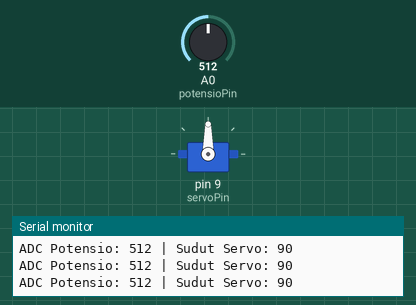
The sketch below on a simulated Arduino Uno, built with avr-gcc and run on an emulated ATmega328P. Shown: servo, the last lines printed to the serial monitor. The test bench sets the inputs (shaded band); at power-on: A0 (potensioPin) = 512.

Above: at 1.2 s.
1.3 s: A0 (potensioPin) set to 558
At 1.9 s:
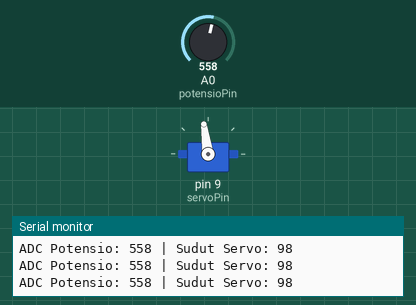
4.3 s: A0 (potensioPin) set to 576
At 5.5 s:
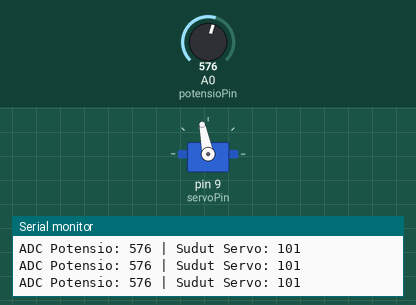
5.8 s: A0 (potensioPin) set to 306
At 6.7 s:
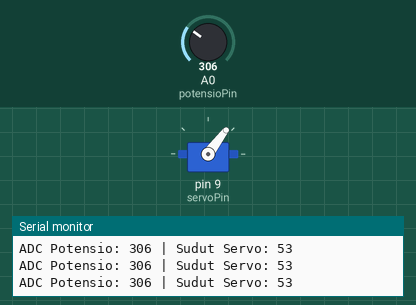
7.3 s: A0 (potensioPin) set to 109
At 7.8 s:
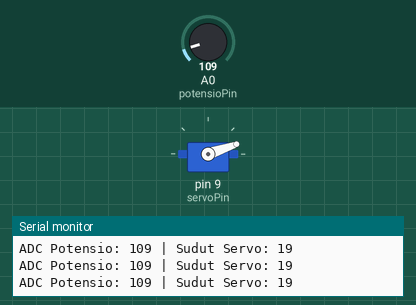
8.8 s: A0 (potensioPin) set to 92
At 10.2 s:
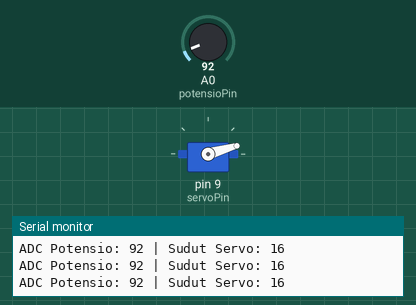
11.8 s: A0 (potensioPin) set to 716
At 12.4 s:
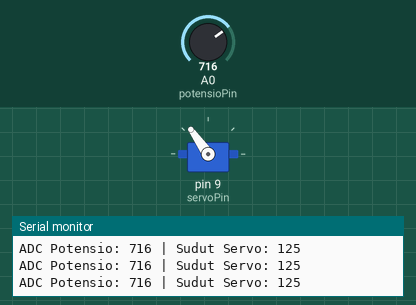
Timing chart, 0 to 14.3 s (numbered marks = the images above; inputs shaded):
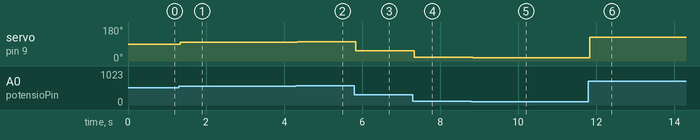

Measured:
- after the input at 1.3 s, servo on pin 9 (servoPin): 90° → 98° at once
- after the input at 4.3 s, servo on pin 9 (servoPin): 98° → 101° at once
- after the input at 5.8 s, servo on pin 9 (servoPin): 101° → 53° at once
- after the input at 7.3 s, servo on pin 9 (servoPin): 53° → 19° at once
- after the input at 8.8 s, servo on pin 9 (servoPin): 19° → 16° at once
- after the input at 11.8 s, servo on pin 9 (servoPin): 16° → 125° at once

The sketch:

source_code_percobaan_4A.ino
```cpp
#include <Servo.h>

Servo myservo;


const int potensioPin = A0;
const int servoPin = 9;


int pos = 0;
int val = 0;

void setup() {
  myservo.attach(servoPin);
  Serial.begin(9600);
}

void loop() {

  val = analogRead(potensioPin);


  pos = map(val, 0, 1023, 0, 180);


  myservo.write(pos);


  Serial.print("ADC Potensio: ");
  Serial.print(val);
  Serial.print(" | Sudut Servo: ");
  Serial.println(pos);


  delay(15);
}
```
